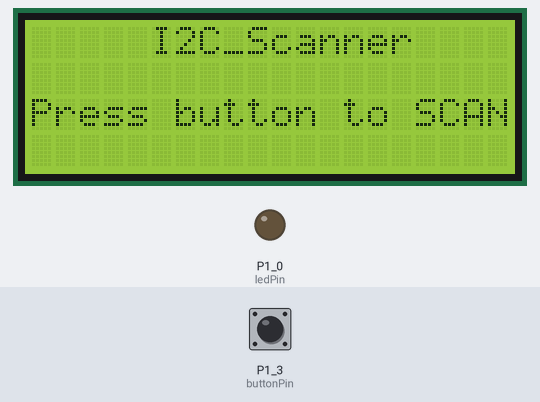
Recording of a sketch running on a simulated TI MSP430 LaunchPad. On the bench: 20×4 character LCD, output pins drawn as LEDs (lit = HIGH). Inputs (shaded band) come from the test bench; at power-on: P1_3 (buttonPin) HIGH.

Above: at 1.2 s.
1.3 s: P1_3 (buttonPin) pulled LOW for 0.15 s
At 2.4 s:
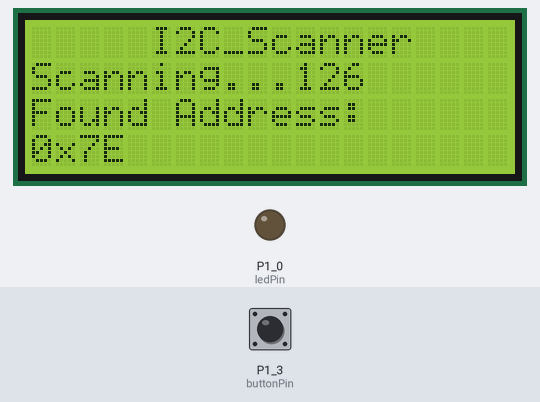
3.4 s: P1_3 (buttonPin) driven LOW
6.4 s: P1_3 (buttonPin) driven HIGH
7.9 s: P1_3 (buttonPin) driven LOW
10.9 s: P1_3 (buttonPin) pulsed HIGH 2 times (0.12 s each, 0.3 s apart)
Timing chart, 0 to 13.9 s (numbered marks = the images above; inputs shaded):
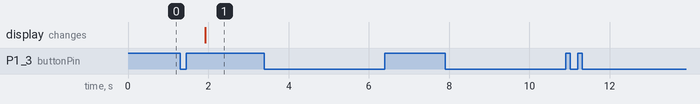

Measured:
- after the input at 1.3 s, the display: changes after 0.62 s (image 1)
- after the input at 3.4 s, every drawn part: stays the same
- after the input at 6.4 s, every drawn part: stays the same
- after the input at 7.9 s, every drawn part: stays the same
- after the input at 10.9 s, every drawn part: stays the same

The sketch:

i2c_scanner.ino
```cpp
/*
  This sketch scans for the i2c slave address of a device. This uses the LCD library by David A. Mellis which got modified by Limor Fried and Tim Igoe.

  Changed LCD connections to work with barebones MSP430(M430G2553)
  =================================
  LCD pin              Connect to
  ---------------------------------
  01 - GND             GND, pot
  02 - VCC             +5V, pot
  03 - Contrast        Pot wiper
  04 - RS              Pin6 (P1.4)
  05 - R/W             GND
  06 - EN              Pin7 (P1.5)
  07 - DB0             GND
  08 - DB1             GND
  09 - DB2             GND
  10 - DB3             GND
  11 - DB4             Pin8 (P2.0)
  12 - DB5             Pin11 (P2.3)
  13 - DB6             Pin12 (P2.4)
  14 - DB7             Pin13 (P2.5)
  15 - BL+             +5V
  16 - BL-             GND
  =================================

  Augmented by: HyperChiicken
*/

#include <LiquidCrystal.h>
#include <Wire.h>

uint8_t error, address;
const int buttonPin = PUSH2;     // the number of the pushbutton pin
const int ledPin =  RED_LED;      // the number of the LED pin
int buttonState = 0;         // variable for reading the pushbutton status

/* Initialize the library with the numbers of the interface pins */
LiquidCrystal lcd(P1_4, P1_5, P2_0, P2_3, P2_4, P2_5);

void setup() {
  Serial.begin(9600);

  pinMode(ledPin, OUTPUT);          // initialize the LED pin as an output
  pinMode(buttonPin, INPUT_PULLUP); // initialize the pushbutton pin as an input
  lcd.begin(20, 4);                 // set up the LCD's number of columns and rows
  Wire.begin(0);                    // start i2c communications

  /* Print an opening message to the LCD */
  lcd.print("     I2C_Scanner");
  lcd.setCursor(0, 2);
  lcd.print("Press button to SCAN");
}

void loop() {
  buttonState = digitalRead(buttonPin);

  if (buttonState == LOW) {
    startScan();                    // start scanning when the button is pressed
  }
}

/* Scans for the i2c slave address by iterating from 1 to 126 */
void startScan() {
  digitalWrite(ledPin, LOW);
  for (address = 1; address < 127; address++ )
  {
    lcd.setCursor(0, 1);
    lcd.print("Scanning...");
    lcd.print(address);

    Wire.beginTransmission(address);
    error = Wire.endTransmission();

    /* Display the slave address in HEX when found */
    if (error == 0) {
      lcd.setCursor(0, 2);
      lcd.print("Found Address:      ");
      lcd.setCursor(0, 3);
      lcd.print("0x");

      if (address < 15) lcd.print('0');
      lcd.print(address, HEX);
    }
  }
}
```
